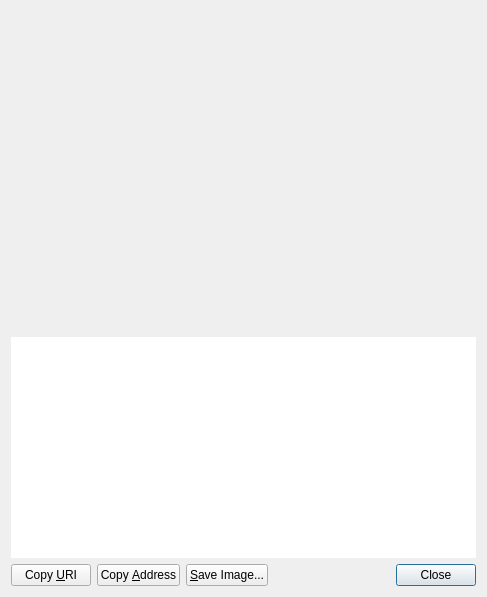
<?xml version="1.0" encoding="UTF-8"?>
<ui version="4.0">
 <class>ReceiveRequestDialog</class>
 <widget class="QDialog" name="ReceiveRequestDialog">
  <property name="geometry">
   <rect>
    <x>0</x>
    <y>0</y>
    <width>487</width>
    <height>597</height>
   </rect>
  </property>
  <layout class="QVBoxLayout" name="verticalLayout_3">
   <item>
    <widget class="QRImageWidget" name="lblQRCode">
     <property name="sizePolicy">
      <sizepolicy hsizetype="Expanding" vsizetype="Fixed">
       <horstretch>0</horstretch>
       <verstretch>0</verstretch>
      </sizepolicy>
     </property>
     <property name="minimumSize">
      <size>
       <width>300</width>
       <height>320</height>
      </size>
     </property>
     <property name="toolTip">
      <string>QR Code</string>
     </property>
     <property name="textFormat">
      <enum>Qt::PlainText</enum>
     </property>
     <property name="alignment">
      <set>Qt::AlignCenter</set>
     </property>
     <property name="wordWrap">
      <bool>true</bool>
     </property>
    </widget>
   </item>
   <item>
    <widget class="QTextEdit" name="outUri">
     <property name="sizePolicy">
      <sizepolicy hsizetype="Expanding" vsizetype="Expanding">
       <horstretch>0</horstretch>
       <verstretch>0</verstretch>
      </sizepolicy>
     </property>
     <property name="minimumSize">
      <size>
       <width>0</width>
       <height>50</height>
      </size>
     </property>
     <property name="frameShape">
      <enum>QFrame::NoFrame</enum>
     </property>
     <property name="frameShadow">
      <enum>QFrame::Plain</enum>
     </property>
     <property name="tabChangesFocus">
      <bool>true</bool>
     </property>
     <property name="textInteractionFlags">
      <set>Qt::TextSelectableByKeyboard|Qt::TextSelectableByMouse</set>
     </property>
    </widget>
   </item>
   <item>
    <layout class="QHBoxLayout" name="horizontalLayout">
     <item>
      <widget class="QPushButton" name="btnCopyURI">
       <property name="text">
        <string>Copy &amp;URI</string>
       </property>
       <property name="autoDefault">
        <bool>false</bool>
       </property>
      </widget>
     </item>
     <item>
      <widget class="QPushButton" name="btnCopyAddress">
       <property name="text">
        <string>Copy &amp;Address</string>
       </property>
       <property name="autoDefault">
        <bool>false</bool>
       </property>
      </widget>
     </item>
     <item>
      <widget class="QPushButton" name="btnSaveAs">
       <property name="text">
        <string>&amp;Save Image...</string>
       </property>
       <property name="autoDefault">
        <bool>false</bool>
       </property>
      </widget>
     </item>
     <item>
      <spacer name="horizontalSpacer_2">
       <property name="orientation">
        <enum>Qt::Horizontal</enum>
       </property>
       <property name="sizeHint" stdset="0">
        <size>
         <width>40</width>
         <height>20</height>
        </size>
       </property>
      </spacer>
     </item>
     <item>
      <widget class="QPushButton" name="buttonBox">
       <property name="text">
        <string>Close</string>
       </property>
      </widget>
     </item>
    </layout>
   </item>
  </layout>
 </widget>
 <customwidgets>
  <customwidget>
   <class>QRImageWidget</class>
   <extends>QLabel</extends>
   <header>receiverequestdialog.h</header>
  </customwidget>
 </customwidgets>
 <resources/>
 <connections/>
</ui>
